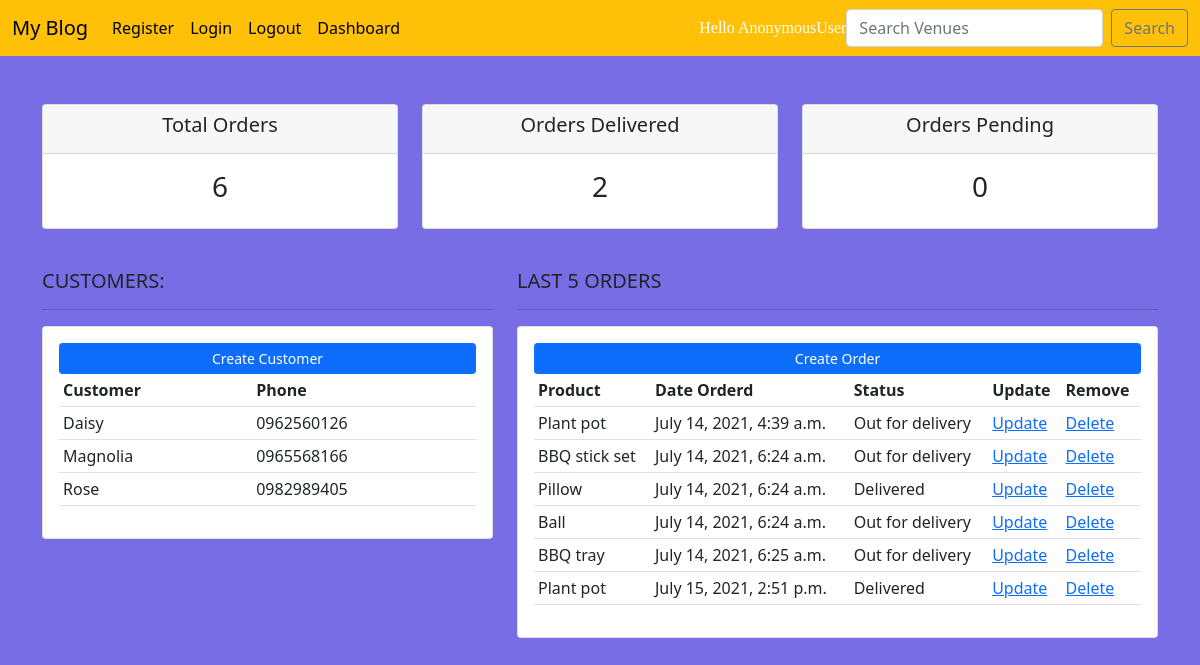
The page /members/dashboard on the database its author committed.
### authentication/models.py (models this page shows, shortened)
class Customer(models.Model):
    name = models.CharField(max_length=200, null=True)
    phone = models.CharField(max_length=200, null=True)
    email = models.CharField(max_length=200, null=True)
    date_created = models.DateTimeField(auto_now_add=True, null=True)

class Order(models.Model):
	STATUS = (
			('Pending', 'Pending'),
			('Out for delivery', 'Out for delivery'),
			('Delivered', 'Delivered'),
			)
	customer = models.ForeignKey(Customer, null=True, on_delete= models.SET_NULL)
	product = models.ForeignKey(Product, null=True, on_delete= models.SET_NULL)
	date_created = models.DateTimeField(auto_now_add=True, null=True)
	status = models.CharField(max_length=200, null=True, choices=STATUS)

class Product(models.Model):
	CATEGORY = (
			('Indoor', 'Indoor'),
			('Out Door', 'Out Door'),
			)
	name = models.CharField(max_length=200, null=True)
	price = models.FloatField(null=True)
	category = models.CharField(max_length=200, null=True, choices=CATEGORY)
	description = models.CharField(max_length=200, null=True, blank=True)
	date_created = models.DateTimeField(auto_now_add=True, null=True)
	tags = models.ManyToManyField(Tag,related_name='products')
	def __str__(self):
		return self.name

### authentication/views.py (the view)
# urls.py: path('dashboard',dashboard,name='dashboard'),
def dashboard(request):
    customers=Customer.objects.all()
    orders=Order.objects.all()
    total_customers=customers.count()
    total_orders=orders.count()
    delivered=orders.filter(status='Delivered').count()
    pending=orders.filter(status='Pending').count()
    context={'customers':customers,'orders': orders,'total_customers':total_customers,'total_orders':total_orders,'delivered':delivered,
    'pending':pending}
    return render(request,'authentication/dashboard.html',context)

### templates/authentication/dashboard.html
{%  extends 'bases.html' %}
{% block content %}
{% include 'authentication/status.html' %}
<br>
<div class="row">
	<div class="col-md-5">
		<h5>CUSTOMERS:</h5>
		<hr>
		<div class="card card-body">
			<a class="btn btn-primary  btn-sm btn-block" href="">Create Customer</a>
			<table class="table table-sm">
				<tr>
					<th>Customer</th>
					<th>Phone</th>
				</tr>
				{% for customer in customers %}
					<tr>
						<td>{{customer.name}}</td>
						<td>{{customer.phone}}</td>
					</tr>
				{% endfor %}
			</table>
		</div>
	</div>
	<div class="col-md-7">
		<h5>LAST 5 ORDERS</h5>
		<hr>
		<div class="card card-body">
			<a class="btn btn-primary  btn-sm btn-block" href="{% url 'order-form' %}">Create Order</a>
			<table class="table table-sm">
				<tr>
					<th>Product</th>
					<th>Date Orderd</th>
					<th>Status</th>
					<th>Update</th>
					<th>Remove</th>
				</tr>
				{% for order in orders %}
					<tr>
						<td>{{order.product}}</td>
						<td>{{order.date_created}}</td>
						<td>{{order.status}}</td>
						<td><a href="{% url 'order-update' order.id %}">Update</a></td>
						<td><a href="{% url 'order-delete' order.id %}">Delete</a></td>
					</tr>
				{% endfor %}
			</table>
		</div>
	</div>
</div>
{% endblock %}

### templates/bases.html (shortened to what this page needs)
<!doctype html>
<html lang="en">
<head>
    <link href="https://cdn.jsdelivr.net/npm/bootstrap@5.0.2/dist/css/bootstrap.min.css" rel="stylesheet">
</head>
<body style="background-color: rgb(121, 109, 230);">
    {% include 'navbar.html' %} <br/>
    <div class='container'>
        {% block content %}{% endblock %}
    </div>
</body>
</html>

### templates/navbar.html (shortened to what this page needs)
<nav class="navbar navbar-expand-lg navbar-dark bg-warning">
    <div class="container-fluid">
        <a class="navbar-brand" style="color:black;" href="{% url 'test' %}">My Blog</a>
        <div class="collapse navbar-collapse"  id="navbarSupportedContent">
            <ul class="navbar-nav me-auto mb-2 mb-lg-0" >
                <li class="nav-item-active">
                    <a class="nav-link" style='color:black;' href="{% url 'register' %}">Register</a>
                </li>
                <li class="nav-item">
                    <a class="nav-link" style='color:black;' href="{% url 'login' %}">Login</a>
                </li>
                <li class="nav-item">
                    <a class="nav-link" style='color:black;' href="{% url 'logout' %}">Logout</a>
                </li>
                <li class="nav-item">
                    <a class="nav-link" style='color:black;' href="{% url 'dashboard' %}">Dashboard</a>
                </li>
            </ul>
            <span class="navbar-text" style='color:white; font-family: Georgia;'>
                Hello {{user}}
              </span>
            <form class="d-flex" action="" method='POST'>
                <input class=" form-control me-2 " type="search " placeholder="Search Venues " aria-label="Search " name="searched">
                <button class=" btn btn-outline-secondary " type="submit ">Search</button>
            </form>
        </div>
    </div>
</nav>

### templates/authentication/status.html
<br>
<div class="row">
	<div class="col">
		<div class="col-md">
			<div class="card text-center text-black  mb-3" id="total-orders">
			  	<div class="card-header">
			  		<h5 class="card-title">Total Orders</h5>
			  	</div>
			  	<div class="card-body">
			    	<h3 class="card-title">{{total_orders}}</h3>
			  	</div>
			</div>
		</div>
	</div>
	<div class="col">
		<div class="col-md">
			<div class="card text-center text-black  mb-3" id="orders-delivered">
			  	<div class="card-header">
			  		<h5 class="card-title">Orders Delivered</h5>
			  	</div>
			  	<div class="card-body">
			    	<h3 class="card-title">{{delivered}}</h3>
			  	</div>
			</div>
		</div>
	</div>
	<div class="col">
		<div class="col-md">
			<div class="card text-center text-black  mb-3" id="orders-pending">
			  	<div class="card-header">
			  		<h5 class="card-title">Orders Pending</h5>
			  	</div>
			  	<div class="card-body">
			    	<h3 class="card-title">{{pending}}</h3>
			  	</div>
			</div>
		</div>
	</div>
</div>

### rows shown on the page
Customer: name "Daisy", phone "0962560126"
Customer: name "Magnolia", phone "0965568166"
Customer: name "Rose", phone "0982989405"
Order: product "Plant pot", date_created "July 14, 2021, 4:39 a.m.", status "Out for delivery"
Order: product "BBQ stick set", date_created "July 14, 2021, 6:24 a.m.", status "Out for delivery"
Order: product "Pillow", date_created "July 14, 2021, 6:24 a.m.", status "Delivered"
Order: product "Ball", date_created "July 14, 2021, 6:24 a.m.", status "Out for delivery"
Order: product "BBQ tray", date_created "July 14, 2021, 6:25 a.m.", status "Out for delivery"
Order: product "Plant pot", date_created "July 15, 2021, 2:51 p.m.", status "Delivered"

### other values the page prints
{{ user }} "AnonymousUser"
{{ total_orders }} "6"
{{ delivered }} "2"
{{ pending }} "0"
